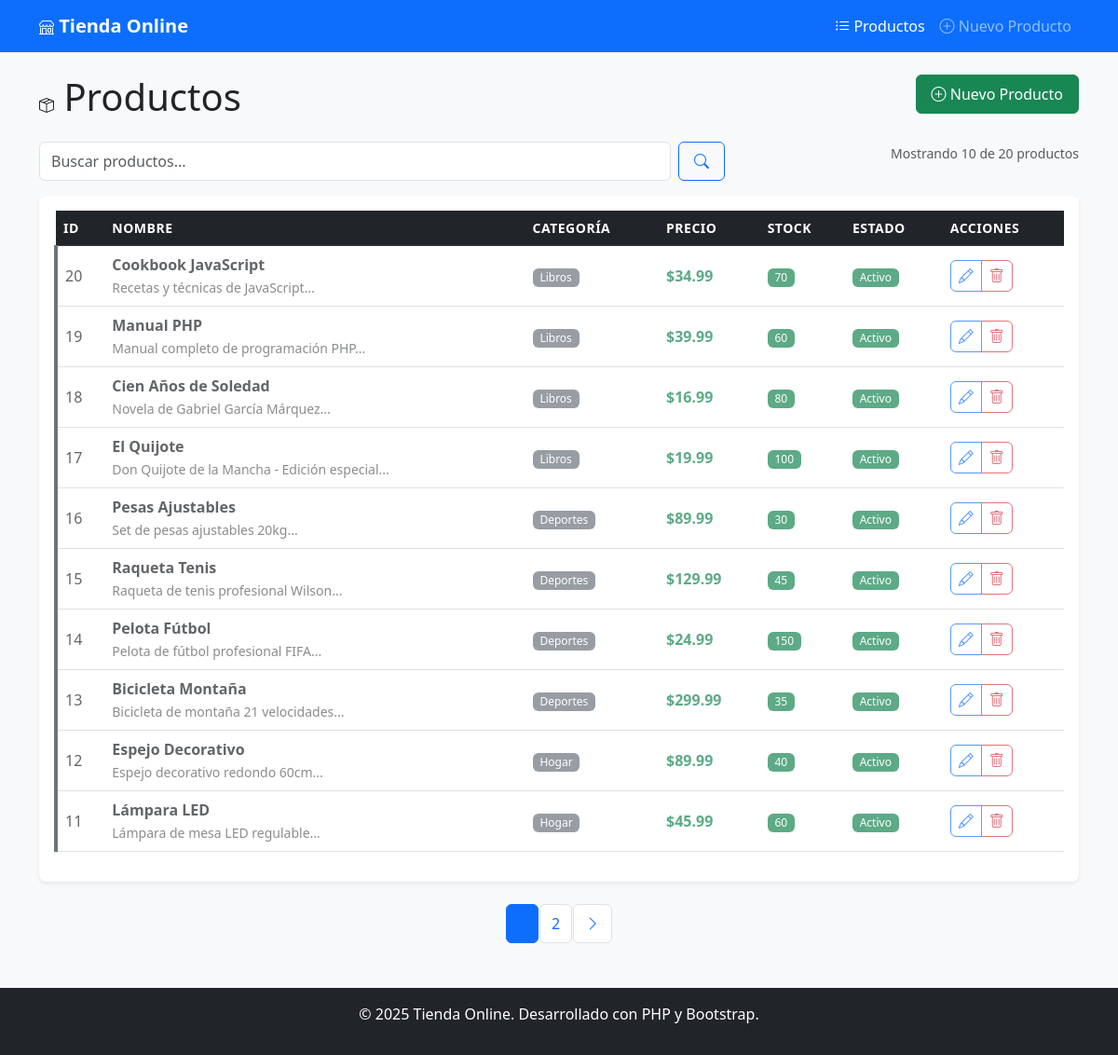
The page / on the database its author committed.
### tables this page shows
CREATE TABLE `productos` (
  `id` int NOT NULL,
  `nombre` varchar(200) NOT NULL,
  `descripcion` text,
  `precio` decimal(10,2) NOT NULL,
  `stock` int NOT NULL DEFAULT '0',
  `categoria_id` int NOT NULL,
  `imagen` varchar(255) DEFAULT NULL,
  `codigo_barras` varchar(50) DEFAULT NULL,
  `activo` tinyint(1) DEFAULT '1',
  `fecha_creacion` timestamp NULL DEFAULT CURRENT_TIMESTAMP,
  `fecha_actualizacion` timestamp NULL DEFAULT CURRENT_TIMESTAMP ON UPDATE CURRENT_TIMESTAMP
);

CREATE TABLE `categorias` (
  `id` int NOT NULL,
  `nombre` varchar(100) NOT NULL,
  `descripcion` text,
  `imagen` varchar(255) DEFAULT NULL,
  `activo` tinyint(1) DEFAULT '1',
  `fecha_creacion` timestamp NULL DEFAULT CURRENT_TIMESTAMP,
  `fecha_actualizacion` timestamp NULL DEFAULT CURRENT_TIMESTAMP ON UPDATE CURRENT_TIMESTAMP
);

### config/Conexion.php (called while the page is built, shortened)
<?php
class Conexion {
    private $host = 'localhost';
    private $database = 'tienda_online';
    private $username = 'root';
    private $password = 'root';
    private $connection;
    private static $instance = null;
    public static function getInstance() {
        if (self::$instance === null) {
            self::$instance = new self();
        }
        return self::$instance;
    }
    private function connect() {
        try {
            $dsn = "mysql:host={$this->host};dbname={$this->database};charset=utf8mb4";
            $options = [
                PDO::ATTR_ERRMODE => PDO::ERRMODE_EXCEPTION,
                PDO::ATTR_DEFAULT_FETCH_MODE => PDO::FETCH_ASSOC,
                PDO::ATTR_EMULATE_PREPARES => false,
            ];
            $this->connection = new PDO($dsn, $this->username, $this->password, $options);
        } catch (PDOException $e) {
            die("Error de conexión: " . $e->getMessage());
        }
    }
    public function select($query, $params = []) {
        try {
            $stmt = $this->connection->prepare($query);
            $stmt->execute($params);
            return $stmt->fetchAll();
        } catch (PDOException $e) {
            throw new Exception("Error en consulta SELECT: " . $e->getMessage());
        }
    }
    public function selectOne($query, $params = []) {
        try {
            $stmt = $this->connection->prepare($query);
            $stmt->execute($params);
            return $stmt->fetch();
        } catch (PDOException $e) {
            throw new Exception("Error en consulta SELECT: " . $e->getMessage());
        }
    }
}
?>

### index.php (the view, shortened to what this page needs)
<?php
require_once 'config/Conexion.php';
$db = Conexion::getInstance();
$registros_por_pagina = 10;
$pagina = isset($_GET['pagina']) ? (int)$_GET['pagina'] : 1;
$offset = ($pagina - 1) * $registros_por_pagina;
$buscar = isset($_GET['buscar']) ? trim($_GET['buscar']) : '';
$where = '';
$params = [];
$query = "SELECT p.*, c.nombre as categoria_nombre
          FROM productos p
          LEFT JOIN categorias c ON p.categoria_id = c.id
          $where
          ORDER BY p.id DESC
          LIMIT $registros_por_pagina OFFSET $offset";
$productos = $db->select($query, $params);
$query_count = "SELECT COUNT(*) as total
                FROM productos p
                LEFT JOIN categorias c ON p.categoria_id = c.id
                $where";
$total_registros = $db->selectOne($query_count, $params)['total'];
$total_paginas = ceil($total_registros / $registros_por_pagina);
include 'includes/header.php';
?>
<div class="row">
    <div class="col-md-6">
        <h1><i class="bi bi-box-seam"></i> Productos</h1>
    </div>
    <div class="col-md-6 text-end">
        <a href="crear.php" class="btn btn-success">
            <i class="bi bi-plus-circle"></i> Nuevo Producto
        </a>
    </div>
</div>
<div class="row mt-3">
    <div class="col-md-8">
        <form method="GET" class="d-flex">
            <input type="text" name="buscar" class="form-control me-2"
                   placeholder="Buscar productos..." value="<?php echo htmlspecialchars($buscar); ?>">
            <button type="submit" class="btn btn-outline-primary">
                <i class="bi bi-search"></i>
            </button>
        </form>
    </div>
    <div class="col-md-4 text-end">
        <small class="text-muted">
            Mostrando <?php echo count($productos); ?> de <?php echo $total_registros; ?> productos
        </small>
    </div>
</div>
<div class="card mt-3">
    <div class="card-body">
        <?php if (count($productos) > 0): ?>
            <div class="table-responsive">
                <table class="table table-hover">
                    <thead class="table-dark">
                        <tr>
                            <th>ID</th>
                            <th>Nombre</th>
                            <th>Categoría</th>
                            <th>Precio</th>
                            <th>Stock</th>
                            <th>Estado</th>
                            <th>Acciones</th>
                        </tr>
                    </thead>
                    <tbody>
                        <?php foreach ($productos as $producto): ?>
                            <tr>
                                <td><?php echo $producto['id']; ?></td>
                                <td>
                                    <strong><?php echo htmlspecialchars($producto['nombre']); ?></strong>
                                    <?php if (!empty($producto['descripcion'])): ?>
                                        <br><small class="text-muted">
                                            <?php echo htmlspecialchars(substr($producto['descripcion'], 0, 50)); ?>...
                                        </small>
                                    <?php endif; ?>
                                </td>
                                <td>
                                    <?php if ($producto['categoria_nombre']): ?>
                                        <span class="badge bg-secondary">
                                            <?php echo htmlspecialchars($producto['categoria_nombre']); ?>
                                        </span>
                                    <?php else: ?>
                                        <span class="text-muted">Sin categoría</span>
                                    <?php endif; ?>
                                </td>
                                <td>
                                    <strong class="text-success">
                                        $<?php echo number_format($producto['precio'], 2); ?>
                                    </strong>
                                </td>
                                <td>
                                    <?php if ($producto['stock'] > 0): ?>
                                        <span class="badge bg-success"><?php echo $producto['stock']; ?></span>
                                    <?php else: ?>
                                        <span class="badge bg-danger">Agotado</span>
                                    <?php endif; ?>
                                </td>
                                <td>
                                    <?php if ($producto['activo']): ?>
                                        <span class="badge bg-success">Activo</span>
                                    <?php else: ?>
                                        <span class="badge bg-danger">Inactivo</span>
                                    <?php endif; ?>
                                </td>
                                <td>
                                    <div class="btn-group btn-group-sm">
                                        <a href="editar.php?id=<?php echo $producto['id']; ?>"
                                           class="btn btn-outline-primary" title="Editar">
                                            <i class="bi bi-pencil"></i>
                                        </a>
                                        <button type="button" class="btn btn-outline-danger"
                                                onclick="confirmarEliminacion(<?php echo $producto['id']; ?>, '<?php echo htmlspecialchars($producto['nombre']); ?>')"
                                                title="Eliminar">
                                            <i class="bi bi-trash"></i>
                                        </button>
                                    </div>
                                </td>
                            </tr>
                        <?php endforeach; ?>
                    </tbody>
                </table>
            </div>
        <?php endif; ?>
    </div>
</div>
<?php if ($total_paginas > 1): ?>
    <nav aria-label="Paginación" class="mt-4">
        <ul class="pagination justify-content-center">
            <?php for ($i = 1; $i <= $total_paginas; $i++): ?>
                <li class="page-item <?php echo $i == $pagina ? 'active' : ''; ?>">
                    <a class="page-link" href="?pagina=<?php echo $i; ?><?php echo !empty($buscar) ? '&buscar=' . urlencode($buscar) : ''; ?>">
                        <?php echo $i; ?>
                    </a>
                </li>
            <?php endfor; ?>
            <?php if ($pagina < $total_paginas): ?>
                <li class="page-item">
                    <a class="page-link" href="?pagina=<?php echo $pagina + 1; ?><?php echo !empty($buscar) ? '&buscar=' . urlencode($buscar) : ''; ?>">
                        <i class="bi bi-chevron-right"></i>
                    </a>
                </li>
            <?php endif; ?>
        </ul>
    </nav>
<?php endif; ?>
<?php include 'includes/footer.php'; ?>

### includes/header.php (shortened to what this page needs)
<!DOCTYPE html>
<html lang="es">
<head>
    <link href="https://cdn.jsdelivr.net/npm/bootstrap@5.3.0/dist/css/bootstrap.min.css" rel="stylesheet">
    <link href="https://cdn.jsdelivr.net/npm/bootstrap-icons@1.10.0/font/bootstrap-icons.css" rel="stylesheet">
    <link href="css/style.css" rel="stylesheet">
</head>
<body>
    <nav class="navbar navbar-expand-lg navbar-dark bg-primary">
        <div class="container">
            <a class="navbar-brand" href="index.php">
                <i class="bi bi-shop"></i> Tienda Online
            </a>
            <div class="collapse navbar-collapse" id="navbarNav">
                <ul class="navbar-nav ms-auto">
                    <li class="nav-item">
                        <a class="nav-link <?php echo basename($_SERVER['PHP_SELF']) == 'index.php' ? 'active' : ''; ?>" href="index.php">
                            <i class="bi bi-list-ul"></i> Productos
                        </a>
                    </li>
                    <li class="nav-item">
                        <a class="nav-link <?php echo basename($_SERVER['PHP_SELF']) == 'crear.php' ? 'active' : ''; ?>" href="crear.php">
                            <i class="bi bi-plus-circle"></i> Nuevo Producto
                        </a>
                    </li>
                </ul>
            </div>
        </div>
    </nav>
    <div class="container mt-4">

### includes/footer.php (shortened to what this page needs)
</div>
    <footer class="bg-dark text-white text-center py-3 mt-5">
        <div class="container">
            <p>&copy; 2025 Tienda Online. Desarrollado con PHP y Bootstrap.</p>
        </div>
    </footer>
</body>
</html>

### css/style.css (style rules this page uses)
body { background-color: #f8f9fa; font-family: 'Segoe UI', Tahoma, Geneva, Verdana, sans-serif; }
.navbar-brand { font-weight: 600; }
.card { box-shadow: 0 0.125rem 0.25rem rgba(0, 0, 0, 0.075); border: none; border-radius: 0.5rem; }
.table th { border-top: none; font-weight: 600; font-size: 0.875rem; text-transform: uppercase; letter-spacing: 0.5px; }
.table td { vertical-align: middle; border-top: 1px solid #dee2e6; }
.badge { font-size: 0.75rem; font-weight: 500; }
.btn { border-radius: 0.375rem; font-weight: 500; padding: 0.5rem 1rem; transition: all 0.15s ease-in-out; }
.btn-group-sm .btn { padding: 0.25rem 0.5rem; font-size: 0.875rem; }
.pagination .page-link { color: #0d6efd; border: 1px solid #dee2e6; border-radius: 0.375rem; margin: 0 0.125rem; padding: 0.5rem 0.75rem; }
.pagination .page-item.active .page-link { background-color: #0d6efd; border-color: #0d6efd; }
.bi { font-size: 1rem; }
.fade-in { animation: fadeIn 0.3s ease-in-out; }
footer { margin-top: auto; }
.table tbody tr { transition: background-color 0.15s ease-in-out; }
.btn { transition: all 0.15s ease-in-out; }
.producto-inactivo { border-left: 4px solid #6c757d; opacity: 0.7; }

### rows shown on the page
productos: id "20", nombre "Cookbook JavaScript", descripcion "Recetas y técnicas de JavaScript", categoria.nombre "Libros", precio "34.99", stock "70", activo "Activo"
productos: id "19", nombre "Manual PHP", descripcion "Manual completo de programación PHP", categoria.nombre "Libros", precio "39.99", stock "60", activo "Activo"
productos: id "18", nombre "Cien Años de Soledad", descripcion "Novela de Gabriel García Márquez", categoria.nombre "Libros", precio "16.99", stock "80", activo "Activo"
productos: id "17", nombre "El Quijote", descripcion "Don Quijote de la Mancha - Edición especial", categoria.nombre "Libros", precio "19.99", stock "100", activo "Activo"
productos: id "16", nombre "Pesas Ajustables", descripcion "Set de pesas ajustables 20kg", categoria.nombre "Deportes", precio "89.99", stock "30", activo "Activo"
productos: id "15", nombre "Raqueta Tenis", descripcion "Raqueta de tenis profesional Wilson", categoria.nombre "Deportes", precio "129.99", stock "45", activo "Activo"
productos: id "14", nombre "Pelota Fútbol", descripcion "Pelota de fútbol profesional FIFA", categoria.nombre "Deportes", precio "24.99", stock "150", activo "Activo"
productos: id "13", nombre "Bicicleta Montaña", descripcion "Bicicleta de montaña 21 velocidades", categoria.nombre "Deportes", precio "299.99", stock "35", activo "Activo"
productos: id "12", nombre "Espejo Decorativo", descripcion "Espejo decorativo redondo 60cm", categoria.nombre "Hogar", precio "89.99", stock "40", activo "Activo"
productos: id "11", nombre "Lámpara LED", descripcion "Lámpara de mesa LED regulable", categoria.nombre "Hogar", precio "45.99", stock "60", activo "Activo"

### other values the page prints
count($productos) "10"
$total_registros "20"
